Frame 1 (no input): blank canvas, image omitted
Frame 60 (no input): blank canvas, image omitted
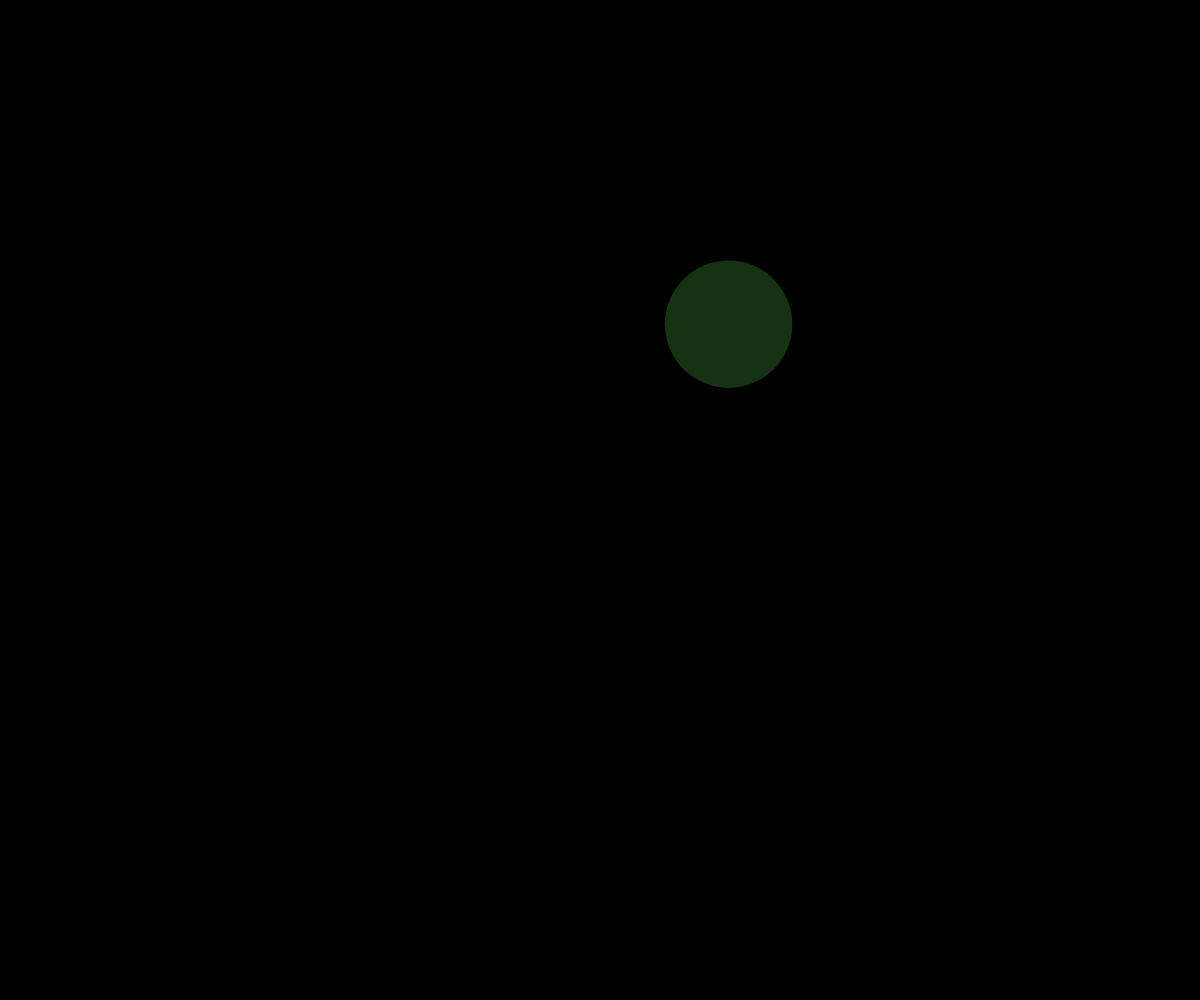
Frame 120 (the mouse pressed at the canvas centre since frame 60)

The p5.js sketch whose frames 1 and 60 were blank and that drew this single picture after the mouse press (run headless with seeded random() and noise() and a simulated clock; from frame 60 on, the mouse is pressed at the canvas centre):

// p5.js sketch
// ── sketch.js
// Bouncing Circles Demo
// 9/29/2020

let theCircles = [];

function setup() {
  createCanvas(windowWidth, windowHeight);
}

function draw() {
  background(0);
  moveBalls();
  displayBalls();
  checkBounceLimit();
}

function mousePressed() {
  spawnBall();
}

function checkBounceLimit() {
  for (let i = theCircles.length - 1; i >= 0; i --) {
    if (theCircles[i].bounceCount > 10) {
      theCircles.splice(i, 1);
    }
  }
}

function moveBalls() {
  for (let i = 0; i < theCircles.length; i ++){

    theCircles[i].x += theCircles[i].dx;
    theCircles[i].y += theCircles[i].dy;
    
    //checking for bounce
    if (theCircles[i].x + theCircles[i].radius > width || theCircles[i].x - theCircles[i].radius < 0) {
      theCircles[i].dx *= -1;
      theCircles[i].bounceCount += 1;
    }
  
    if(theCircles[i].y + theCircles[i].radius > height || theCircles[i].y - theCircles[i].radius < 0) {
      theCircles[i].dy *= -1;
      theCircles[i].bounceCount += 1;
    }
  }
}

function displayBalls() {
  noStroke();
  for (let ball of theCircles) {
    fill(ball.theColor);
    circle(ball.x, ball.y, ball.radius * 2);
  }
}

function spawnBall() {
  let ball = {
    x: mouseX,
    y: mouseY,
    dx: random(-5, 5),
    dy: random(-5, 5),
    radius: random(30, 75),
    theColor: color(random(255), random(255), random(255), random(255)),
    bounceCount: 0,
  };
  theCircles.push(ball);
}
